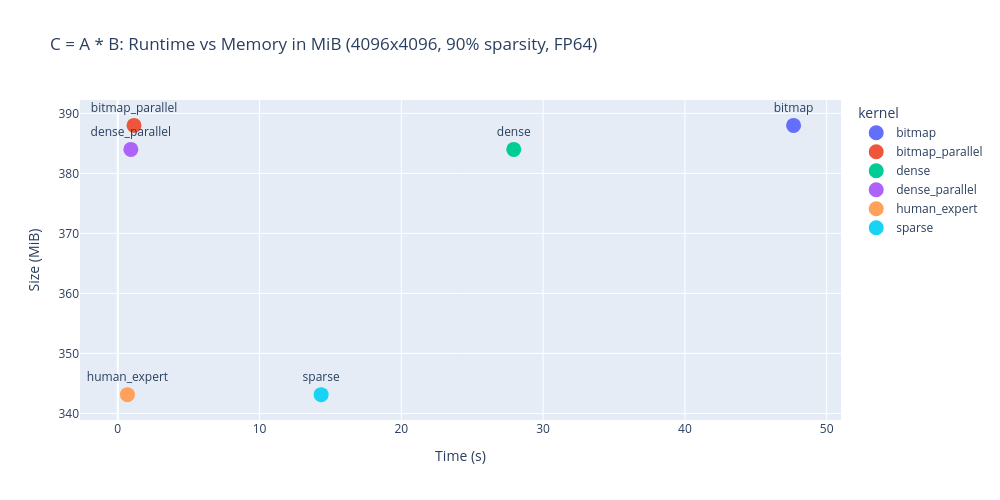

Source (notebook cell):
### Code cell
single_df = full_df[(full_df["M"] == 4096) & (full_df["sparsity"] == 50)]
fig = px.scatter(single_df,
      x='seconds', 
      y='mb',
      hover_data=["seconds", "mb"],
      color='kernel',
      text='kernel',
      title='C = A * B: Runtime vs Memory in MiB (4096x4096, 90% sparsity, FP64)',
      labels={'seconds': 'Time (s)', 'mb': 'Size (MiB)'},
      width=1000, height=500,
)
fig.update_traces(marker_size=15, textposition='top center')
fig.show()

### Figure 1 — Plotly figure (JSON) as saved in the notebook; plotly's stock layout.template omitted (floating-point values rounded to 4 significant figures)
{"data": [{"hovertemplate": "kernel=%{text}<br>Time (s)=%{x}<br>Size (MiB)=%{y}<extra></extra>", "legendgroup": "bitmap", "marker": {"color": "#636efa", "size": 15, "symbol": "circle"}, "mode": "markers+text", "name": "bitmap", "orientation": "v", "showlegend": true, "text": ["bitmap"], "textposition": "top center", "type": "scatter", "x": [47.67], "xaxis": "x", "y": [388.0], "yaxis": "y"}, {"hovertemplate": "kernel=%{text}<br>Time (s)=%{x}<br>Size (MiB)=%{y}<extra></extra>", "legendgroup": "bitmap_parallel", "marker": {"color": "#EF553B", "size": 15, "symbol": "circle"}, "mode": "markers+text", "name": "bitmap_parallel", "orientation": "v", "showlegend": true, "text": ["bitmap_parallel"], "textposition": "top center", "type": "scatter", "x": [1.145], "xaxis": "x", "y": [388.0], "yaxis": "y"}, {"hovertemplate": "kernel=%{text}<br>Time (s)=%{x}<br>Size (MiB)=%{y}<extra></extra>", "legendgroup": "dense", "marker": {"color": "#00cc96", "size": 15, "symbol": "circle"}, "mode": "markers+text", "name": "dense", "orientation": "v", "showlegend": true, "text": ["dense"], "textposition": "top center", "type": "scatter", "x": [27.93], "xaxis": "x", "y": [384.0], "yaxis": "y"}, {"hovertemplate": "kernel=%{text}<br>Time (s)=%{x}<br>Size (MiB)=%{y}<extra></extra>", "legendgroup": "dense_parallel", "marker": {"color": "#ab63fa", "size": 15, "symbol": "circle"}, "mode": "markers+text", "name": "dense_parallel", "orientation": "v", "showlegend": true, "text": ["dense_parallel"], "textposition": "top center", "type": "scatter", "x": [0.9214], "xaxis": "x", "y": [384.0], "yaxis": "y"}, {"hovertemplate": "kernel=%{text}<br>Time (s)=%{x}<br>Size (MiB)=%{y}<extra></extra>", "legendgroup": "human_expert", "marker": {"color": "#FFA15A", "size": 15, "symbol": "circle"}, "mode": "markers+text", "name": "human_expert", "orientation": "v", "showlegend": true, "text": ["human_expert"], "textposition": "top center", "type": "scatter", "x": [0.6795], "xaxis": "x", "y": [343.1], "yaxis": "y"}, {"hovertemplate": "kernel=%{text}<br>Time (s)=%{x}<br>Size (MiB)=%{y}<extra></extra>", "legendgroup": "sparse", "marker": {"color": "#19d3f3", "size": 15, "symbol": "circle"}, "mode": "markers+text", "name": "sparse", "orientation": "v", "showlegend": true, "text": ["sparse"], "textposition": "top center", "type": "scatter", "x": [14.34], "xaxis": "x", "y": [343.1], "yaxis": "y"}], "layout": {"height": 500, "legend": {"title": {"text": "kernel"}, "tracegroupgap": 0}, "title": {"text": "C = A * B: Runtime vs Memory in MiB (4096x4096, 90% sparsity, FP64)"}, "width": 1000, "xaxis": {"anchor": "y", "domain": [0, 1], "title": {"text": "Time (s)"}}, "yaxis": {"anchor": "x", "domain": [0, 1], "title": {"text": "Size (MiB)"}}}}
